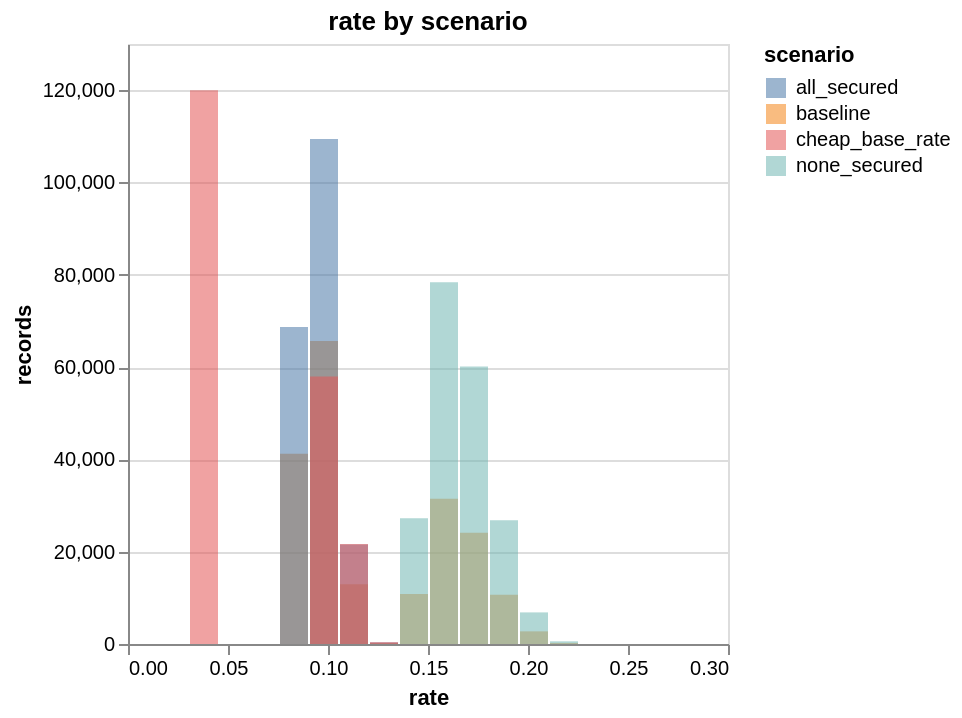

Here is the notebook cell this chart was saved with:
### Code cell
exp = (Experiment("collateral", pipeline, loans, entry=ENTRY)
       .scenario("all_secured", overrides={"collateral": 5_000.0})
       .scenario("none_secured", overrides={"collateral": 0.0})
       .scenario("cheap_base_rate", at="loans/rate", overrides={"rate": 0.05})
       .metric(Divergence(column="approved"),
               Histogram(name="rate", column="rate", nodes="loans/pricing", range=(0.0, 0.3)),
               BranchFlows(outcome="approved"))
       .plot(Changes(metric="divergence"), Distribution(metric="rate"),
             Sankey(name="flows_none_secured", metric="branch_flows", scenario="none_secured")))
result = exp.run()
result.plots["rate"].show()

### Figure 1 — Vega-Lite specification as saved in the notebook (floating-point values rounded to 4 significant figures)
{"config": {"view": {"continuousWidth": 300, "continuousHeight": 300}}, "data": {"name": "data-07b09151c4037037390cd5f2ac66e19d"}, "mark": {"type": "bar"}, "encoding": {"color": {"field": "scenario", "type": "nominal"}, "opacity": {"condition": {"param": "param_366548e304bb77de", "value": 0.55}, "value": 0.05}, "tooltip": [{"field": "scenario", "type": "nominal"}, {"field": "start", "format": ".4g", "type": "quantitative"}, {"field": "end", "format": ".4g", "type": "quantitative"}, {"field": "records", "type": "quantitative"}], "x": {"bin": "binned", "field": "start", "title": "rate", "type": "quantitative"}, "x2": {"field": "end"}, "y": {"field": "records", "stack": null, "type": "quantitative"}}, "params": [{"name": "param_366548e304bb77de", "select": {"type": "point", "fields": ["scenario"]}, "bind": "legend"}], "title": "rate by scenario", "$schema": "https://vega.github.io/schema/vega-lite/v6.4.1.json", "datasets": {"data-07b09151c4037037390cd5f2ac66e19d": [{"scenario": "baseline", "start": 0.0, "end": 0.015, "records": 0}, {"scenario": "baseline", "start": 0.015, "end": 0.03, "records": 0}, {"scenario": "baseline", "start": 0.03, "end": 0.045, "records": 0}, {"scenario": "baseline", "start": 0.045, "end": 0.06, "records": 0}, {"scenario": "baseline", "start": 0.06, "end": 0.075, "records": 0}, {"scenario": "baseline", "start": 0.075, "end": 0.09, "records": 41194}, {"scenario": "baseline", "start": 0.09, "end": 0.105, "records": 65643}, {"scenario": "baseline", "start": 0.105, "end": 0.12, "records": 12960}, {"scenario": "baseline", "start": 0.12, "end": 0.135, "records": 206}, {"scenario": "baseline", "start": 0.135, "end": 0.15, "records": 10838}, {"scenario": "baseline", "start": 0.15, "end": 0.165, "records": 31447}, {"scenario": "baseline", "start": 0.165, "end": 0.18, "records": 24088}, {"scenario": "baseline", "start": 0.18, "end": 0.195, "records": 10658}, {"scenario": "baseline", "start": 0.195, "end": 0.21, "records": 2739}, {"scenario": "baseline", "start": 0.21, "end": 0.225, "records": 227}, {"scenario": "baseline", "start": 0.225, "end": 0.24, "records": 0}, {"scenario": "baseline", "start": 0.24, "end": 0.255, "records": 0}, {"scenario": "baseline", "start": 0.255, "end": 0.27, "records": 0}, {"scenario": "baseline", "start": 0.27, "end": 0.285, "records": 0}, {"scenario": "baseline", "start": 0.285, "end": 0.3, "records": 0}, {"scenario": "all_secured", "start": 0.0, "end": 0.015, "records": 0}, {"scenario": "all_secured", "start": 0.015, "end": 0.03, "records": 0}, {"scenario": "all_secured", "start": 0.03, "end": 0.045, "records": 0}, {"scenario": "all_secured", "start": 0.045, "end": 0.06, "records": 0}, {"scenario": "all_secured", "start": 0.06, "end": 0.075, "records": 0}, {"scenario": "all_secured", "start": 0.075, "end": 0.09, "records": 68697}, {"scenario": "all_secured", "start": 0.09, "end": 0.105, "records": 109400}, {"scenario": "all_secured", "start": 0.105, "end": 0.12, "records": 21549}, {"scenario": "all_secured", "start": 0.12, "end": 0.135, "records": 354}, {"scenario": "all_secured", "start": 0.135, "end": 0.15, "records": 0}, {"scenario": "all_secured", "start": 0.15, "end": 0.165, "records": 0}, {"scenario": "all_secured", "start": 0.165, "end": 0.18, "records": 0}, {"scenario": "all_secured", "start": 0.18, "end": 0.195, "records": 0}, {"scenario": "all_secured", "start": 0.195, "end": 0.21, "records": 0}, {"scenario": "all_secured", "start": 0.21, "end": 0.225, "records": 0}, {"scenario": "all_secured", "start": 0.225, "end": 0.24, "records": 0}, {"scenario": "all_secured", "start": 0.24, "end": 0.255, "records": 0}, {"scenario": "all_secured", "start": 0.255, "end": 0.27, "records": 0}, {"scenario": "all_secured", "start": 0.27, "end": 0.285, "records": 0}, {"scenario": "all_secured", "start": 0.285, "end": 0.3, "records": 0}, {"scenario": "none_secured", "start": 0.0, "end": 0.015, "records": 0}, {"scenario": "none_secured", "start": 0.015, "end": 0.03, "records": 0}, {"scenario": "none_secured", "start": 0.03, "end": 0.045, "records": 0}, {"scenario": "none_secured", "start": 0.045, "end": 0.06, "records": 0}, {"scenario": "none_secured", "start": 0.06, "end": 0.075, "records": 0}, {"scenario": "none_secured", "start": 0.075, "end": 0.09, "records": 0}, {"scenario": "none_secured", "start": 0.09, "end": 0.105, "records": 0}, {"scenario": "none_secured", "start": 0.105, "end": 0.12, "records": 0}, {"scenario": "none_secured", "start": 0.12, "end": 0.135, "records": 0}, {"scenario": "none_secured", "start": 0.135, "end": 0.15, "records": 27269}, {"scenario": "none_secured", "start": 0.15, "end": 0.165, "records": 78375}, {"scenario": "none_secured", "start": 0.165, "end": 0.18, "records": 60131}, {"scenario": "none_secured", "start": 0.18, "end": 0.195, "records": 26799}, {"scenario": "none_secured", "start": 0.195, "end": 0.21, "records": 6847}, {"scenario": "none_secured", "start": 0.21, "end": 0.225, "records": 579}, {"scenario": "none_secured", "start": 0.225, "end": 0.24, "records": 0}, {"scenario": "none_secured", "start": 0.24, "end": 0.255, "records": 0}, {"scenario": "none_secured", "start": 0.255, "end": 0.27, "records": 0}, {"scenario": "none_secured", "start": 0.27, "end": 0.285, "records": 0}, {"scenario": "none_secured", "start": 0.285, "end": 0.3, "records": 0}, {"scenario": "cheap_base_rate", "start": 0.0, "end": 0.015, "records": 0}, {"scenario": "cheap_base_rate", "start": 0.015, "end": 0.03, "records": 0}, {"scenario": "cheap_base_rate", "start": 0.03, "end": 0.045, "records": 120003}, {"scenario": "cheap_base_rate", "start": 0.045, "end": 0.06, "records": 0}, {"scenario": "cheap_base_rate", "start": 0.06, "end": 0.075, "records": 0}, {"scenario": "cheap_base_rate", "start": 0.075, "end": 0.09, "records": 0}, {"scenario": "cheap_base_rate", "start": 0.09, "end": 0.105, "records": 57937}, {"scenario": "cheap_base_rate", "start": 0.105, "end": 0.12, "records": 21666}, {"scenario": "cheap_base_rate", "start": 0.12, "end": 0.135, "records": 394}, {"scenario": "cheap_base_rate", "start": 0.135, "end": 0.15, "records": 0}, {"scenario": "cheap_base_rate", "start": 0.15, "end": 0.165, "records": 0}, {"scenario": "cheap_base_rate", "start": 0.165, "end": 0.18, "records": 0}, {"scenario": "cheap_base_rate", "start": 0.18, "end": 0.195, "records": 0}, {"scenario": "cheap_base_rate", "start": 0.195, "end": 0.21, "records": 0}, {"scenario": "cheap_base_rate", "start": 0.21, "end": 0.225, "records": 0}, {"scenario": "cheap_base_rate", "start": 0.225, "end": 0.24, "records": 0}, {"scenario": "cheap_base_rate", "start": 0.24, "end": 0.255, "records": 0}, {"scenario": "cheap_base_rate", "start": 0.255, "end": 0.27, "records": 0}, {"scenario": "cheap_base_rate", "start": 0.27, "end": 0.285, "records": 0}, {"scenario": "cheap_base_rate", "start": 0.285, "end": 0.3, "records": 0}]}}
